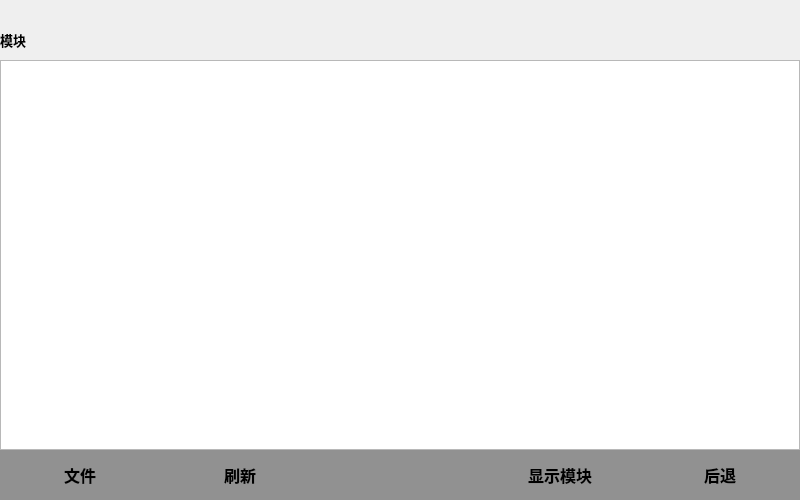
<?xml version="1.0" encoding="UTF-8"?>
<ui version="4.0">
 <class>ProgramModule</class>
 <widget class="QWidget" name="ProgramModule">
  <property name="geometry">
   <rect>
    <x>0</x>
    <y>0</y>
    <width>800</width>
    <height>500</height>
   </rect>
  </property>
  <property name="windowTitle">
   <string>Form</string>
  </property>
  <widget class="QLabel" name="label_Pos">
   <property name="geometry">
    <rect>
     <x>0</x>
     <y>5</y>
     <width>800</width>
     <height>20</height>
    </rect>
   </property>
   <property name="font">
    <font>
     <pointsize>10</pointsize>
     <weight>75</weight>
     <bold>true</bold>
    </font>
   </property>
   <property name="text">
    <string/>
   </property>
  </widget>
  <widget class="QLabel" name="label_Module">
   <property name="geometry">
    <rect>
     <x>0</x>
     <y>30</y>
     <width>800</width>
     <height>20</height>
    </rect>
   </property>
   <property name="font">
    <font>
     <pointsize>10</pointsize>
     <weight>75</weight>
     <bold>true</bold>
    </font>
   </property>
   <property name="text">
    <string>模块</string>
   </property>
  </widget>
  <widget class="QTableWidget" name="tableWidget">
   <property name="geometry">
    <rect>
     <x>0</x>
     <y>60</y>
     <width>800</width>
     <height>390</height>
    </rect>
   </property>
   <property name="font">
    <font>
     <pointsize>12</pointsize>
     <weight>75</weight>
     <bold>true</bold>
    </font>
   </property>
  </widget>
  <widget class="QWidget" name="widget" native="true">
   <property name="geometry">
    <rect>
     <x>0</x>
     <y>450</y>
     <width>800</width>
     <height>50</height>
    </rect>
   </property>
   <property name="styleSheet">
    <string notr="true">background-color: rgb(145, 145, 145);</string>
   </property>
   <widget class="QPushButton" name="btn_file">
    <property name="geometry">
     <rect>
      <x>0</x>
      <y>0</y>
      <width>160</width>
      <height>50</height>
     </rect>
    </property>
    <property name="font">
     <font>
      <pointsize>12</pointsize>
      <weight>75</weight>
      <bold>true</bold>
     </font>
    </property>
    <property name="text">
     <string>文件</string>
    </property>
    <property name="flat">
     <bool>true</bool>
    </property>
   </widget>
   <widget class="QPushButton" name="btn_refrash">
    <property name="geometry">
     <rect>
      <x>160</x>
      <y>0</y>
      <width>160</width>
      <height>50</height>
     </rect>
    </property>
    <property name="font">
     <font>
      <pointsize>12</pointsize>
      <weight>75</weight>
      <bold>true</bold>
     </font>
    </property>
    <property name="text">
     <string>刷新</string>
    </property>
    <property name="flat">
     <bool>true</bool>
    </property>
   </widget>
   <widget class="QPushButton" name="btn_showModule">
    <property name="geometry">
     <rect>
      <x>480</x>
      <y>0</y>
      <width>160</width>
      <height>50</height>
     </rect>
    </property>
    <property name="font">
     <font>
      <pointsize>12</pointsize>
      <weight>75</weight>
      <bold>true</bold>
     </font>
    </property>
    <property name="text">
     <string>显示模块</string>
    </property>
    <property name="flat">
     <bool>true</bool>
    </property>
   </widget>
   <widget class="QPushButton" name="btn_back">
    <property name="geometry">
     <rect>
      <x>640</x>
      <y>0</y>
      <width>160</width>
      <height>50</height>
     </rect>
    </property>
    <property name="font">
     <font>
      <pointsize>12</pointsize>
      <weight>75</weight>
      <bold>true</bold>
     </font>
    </property>
    <property name="text">
     <string>后退</string>
    </property>
    <property name="flat">
     <bool>true</bool>
    </property>
   </widget>
  </widget>
 </widget>
 <resources/>
 <connections/>
</ui>
